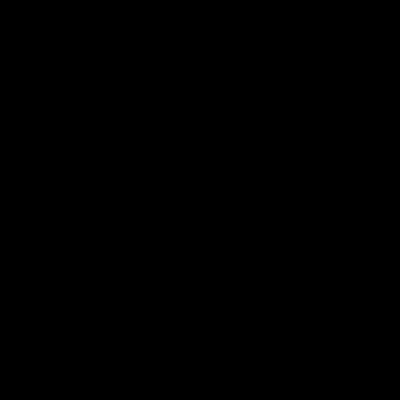
Frame 1 (no input)
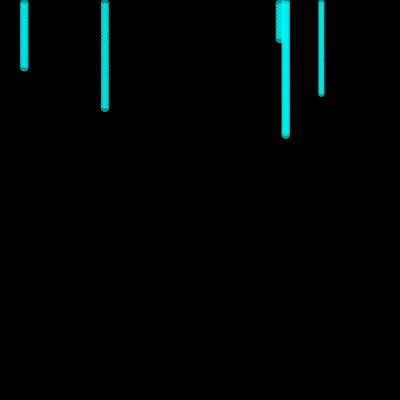
Frame 60 (no input)
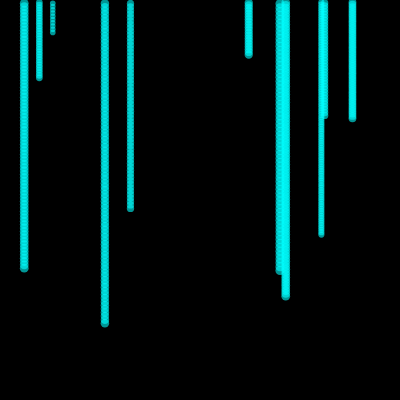
Frame 120 (the mouse pressed at the canvas centre since frame 60)

The p5.js sketch that drew these frames (run headless with seeded random() and noise() and a simulated clock; from frame 60 on, the mouse is pressed at the canvas centre):

// p5.js sketch
// ── sketch.js
let drops = [];

function setup() {
  createCanvas(400, 400);
  background(0);
}

function draw() {
  for (let i = 0; i < drops.length; i++) {
    drops[i].move();
    drops[i].display();
  }
  
  if (frameCount % 10 == 0) {
    drops.push(new Drop(random(width), 0, random(5, 15)));
  }
}

class Drop {
  constructor(x, y) {
    this.x = x;
    this.y = y;
    this.size = random(5, 10);
    this.speed = random(2, 4);
    this.lifetime = 0; // 追加:水滴が描画されたフレーム数
    this.maxLifetime = this.size * 20; // 追加:水滴が消えるまでのフレーム数
  }

  move() {
    this.y += this.speed;
    if (this.y > height + this.size) {
      this.y = 0 - this.size;
      this.x = random(width);
      this.lifetime = 0; // 追加:水滴を再利用するためlifetimeを0にリセット
    }
    this.lifetime++; // 追加: 水滴が描画されたフレーム数をインクリメント
  }

  display() {
    noStroke();
    fill(0, 255, 255, 150);
    ellipse(this.x, this.y, this.size, this.size);
    // 追加:水滴が一定の長さに達したら消す
    if (this.lifetime > this.maxLifetime) {
      this.y = 0 - this.size;
      this.x = random(width);
      this.lifetime = 0;
    }
  }
}
